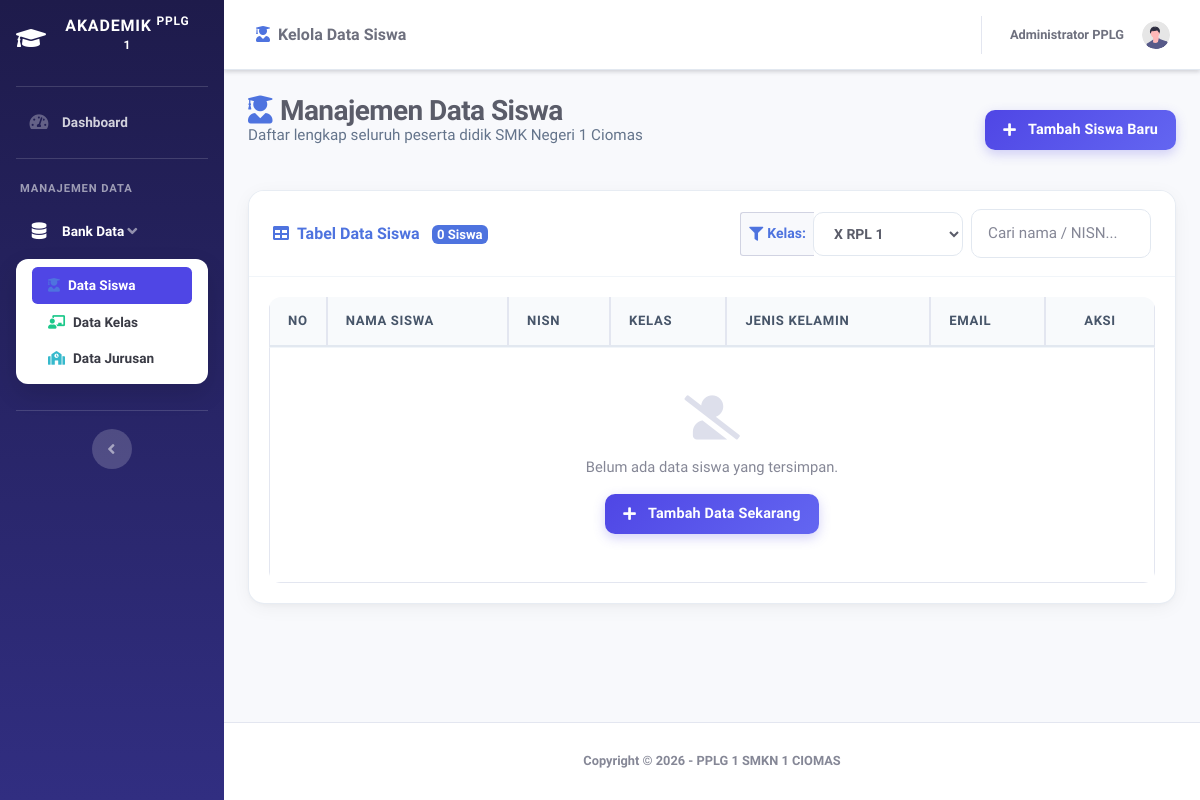
The page /siswa/siswa.php?kelas=X+RPL+1 on the database as committed earlier.
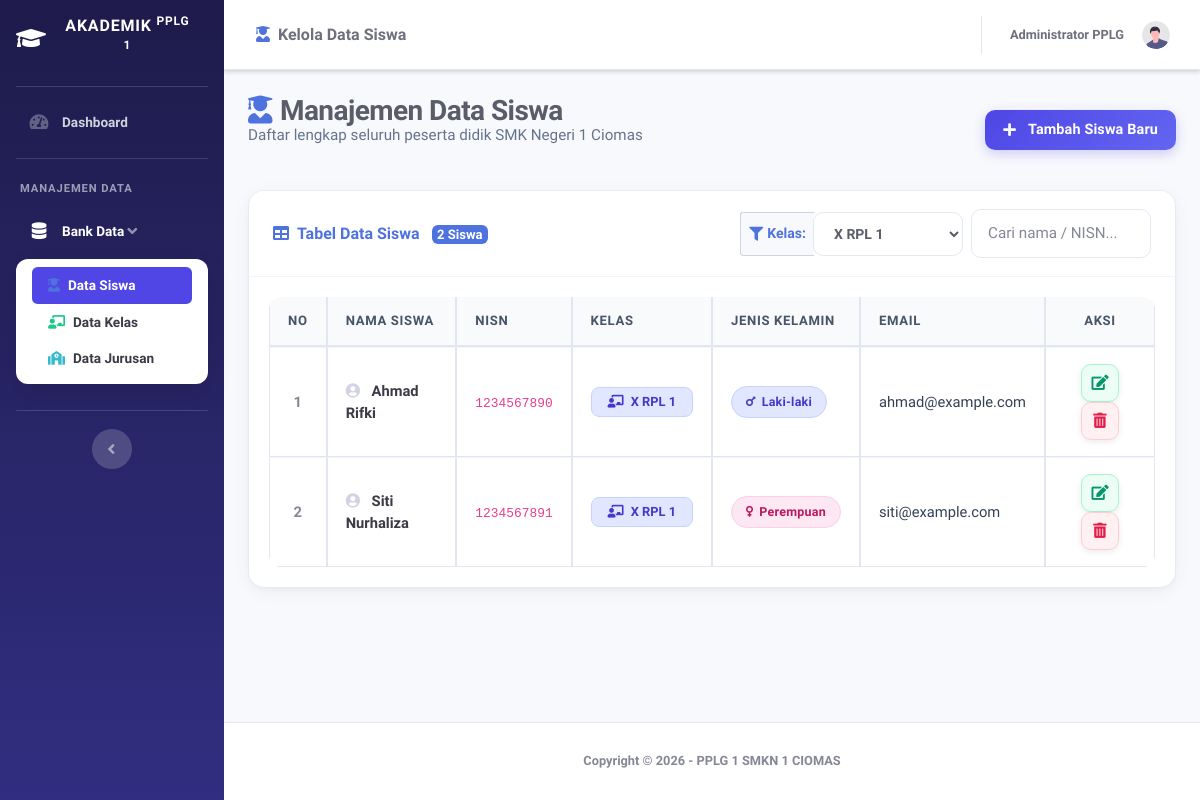
The same page on the database as committed later.
### tables this page shows
CREATE TABLE IF NOT EXISTS `siswa` (
  `id` int(11) NOT NULL AUTO_INCREMENT,
  `nama` varchar(100) NOT NULL,
  `nisn` varchar(20) NOT NULL,
  `email` varchar(100) NOT NULL,
  `jk` varchar(20) NOT NULL,
  `kelas` varchar(100) NOT NULL DEFAULT '',
  PRIMARY KEY (`id`)
);

### siswa/siswa.php (the view, shortened to what this page needs)
<?php
include '../db.php';
$list_kelas = mysqli_query($koneksi, "SELECT * FROM kelas ORDER BY nama ASC");
$filter_kelas = isset($_GET['kelas']) ? mysqli_real_escape_string($koneksi, trim($_GET['kelas'])) : '';
$where_sql = !empty($filter_kelas) ? "WHERE kelas = '$filter_kelas'" : "";
$data = mysqli_query($koneksi, "SELECT * FROM siswa $where_sql ORDER BY nama ASC");
$total_siswa = $data ? mysqli_num_rows($data) : 0;
?>
<!DOCTYPE html>
<html lang="id">
<head>
    <link href="../vendor/fontawesome-free/css/all.min.css" rel="stylesheet" type="text/css">
    <link href="../css/sb-admin-2.min.css" rel="stylesheet">
    <link href="../css/custom.css" rel="stylesheet">
</head>
<body id="page-top">
    <div id="wrapper">
        <ul class="navbar-nav bg-gradient-primary sidebar sidebar-dark accordion" id="accordionSidebar">
            <a class="sidebar-brand d-flex align-items-center justify-content-center" href="../index.php">
                <div class="sidebar-brand-icon rotate-n-15">
                    <i class="fas fa-graduation-cap fa-lg"></i>
                </div>
                <div class="sidebar-brand-text mx-3">AKADEMIK <sup>PPLG 1</sup></div>
            </a>
            <hr class="sidebar-divider my-0">
            <li class="nav-item">
                <a class="nav-link" href="../index.php">
                    <i class="fas fa-fw fa-tachometer-alt"></i>
                    <span>Dashboard</span>
                </a>
            </li>
            <hr class="sidebar-divider">
            <div class="sidebar-heading text-light font-weight-bold" style="font-size: 0.7rem; opacity: 0.8;">
                MANAJEMEN DATA
            </div>
            <li class="nav-item active">
                <a class="nav-link" href="#" data-toggle="collapse" data-target="#collapseTwo"
                    aria-expanded="true" aria-controls="collapseTwo">
                    <i class="fas fa-fw fa-database"></i>
                    <span>Bank Data</span>
                </a>
                <div id="collapseTwo" class="collapse show" aria-labelledby="headingTwo" data-parent="#accordionSidebar">
                    <div class="bg-white py-2 collapse-inner rounded">
                        <a class="collapse-item active" href="siswa.php"><i class="fas fa-user-graduate mr-2 text-primary"></i>Data Siswa</a>
                        <a class="collapse-item" href="kelas.php"><i class="fas fa-chalkboard-teacher mr-2 text-success"></i>Data Kelas</a>
                        <a class="collapse-item" href="jurusan.php"><i class="fas fa-school mr-2 text-info"></i>Data Jurusan</a>
                    </div>
                </div>
            </li>
            <hr class="sidebar-divider d-none d-md-block">
            <div class="text-center d-none d-md-inline">
                <button class="rounded-circle border-0" id="sidebarToggle"></button>
            </div>
        </ul>
        <div id="content-wrapper" class="d-flex flex-column">
            <div id="content">
                <nav class="navbar navbar-expand navbar-light bg-white topbar mb-4 static-top shadow-sm">
                    <div class="d-none d-sm-inline-block form-inline mr-auto ml-md-3 my-2 my-md-0 mw-100">
                        <span class="text-gray-700 font-weight-bold">
                            <i class="fas fa-user-graduate text-primary mr-2"></i>Kelola Data Siswa
                        </span>
                    </div>
                    <ul class="navbar-nav ml-auto">
                        <li class="nav-item dropdown no-arrow">
                            <a class="nav-link dropdown-toggle" href="#" id="userDropdown" role="button">
                                <span class="mr-3 d-none d-lg-inline text-gray-700 font-weight-bold small">Administrator PPLG</span>
                                <img class="img-profile rounded-circle" src="../img/undraw_profile.svg" width="36" height="36">
                            </a>
                        </li>
                    </ul>
                </nav>
                <div class="container-fluid">
                    <div class="d-sm-flex align-items-center justify-content-between mb-4">
                        <div>
                            <h1 class="h3 mb-0 text-gray-800">
                                <i class="fas fa-user-graduate mr-2 text-primary"></i>Manajemen Data Siswa
                            </h1>
                            <p class="page-subtitle">Daftar lengkap seluruh peserta didik SMK Negeri 1 Ciomas</p>
                        </div>
                        <a href="tambahsiswa.php" class="btn btn-primary shadow-sm">
                            <i class="fas fa-plus mr-1"></i> Tambah Siswa Baru
                        </a>
                    </div>
                    <div class="card shadow mb-4">
                        <div class="card-header py-3 d-flex flex-column flex-md-row align-items-md-center justify-content-between">
                            <div class="mb-2 mb-md-0">
                                <span class="font-weight-bold text-primary">
                                    <i class="fas fa-table mr-2"></i>Tabel Data Siswa
                                    <span id="badgeTotal" class="badge badge-primary ml-2" style="font-size: 0.82rem; border-radius: 6px;"><?= $total_siswa ?> Siswa</span>
                                </span>
                            </div>
                            <div class="d-flex flex-wrap align-items-center gap-2">
                                <div class="input-group input-group-sm mr-2 mb-2 mb-md-0" style="width: auto;">
                                    <div class="input-group-prepend">
                                        <span class="input-group-text bg-light font-weight-bold text-primary border-right-0">
                                            <i class="fas fa-filter mr-1"></i> Kelas:
                                        </span>
                                    </div>
                                    <select id="filterKelas" class="form-control form-control-sm font-weight-bold text-dark border-left-0" style="min-width: 150px; border-radius: 0 8px 8px 0;">
                                        <?php
                                        if ($list_kelas && mysqli_num_rows($list_kelas) > 0) {
                                            mysqli_data_seek($list_kelas, 0);
                                            while ($k = mysqli_fetch_array($list_kelas)) {
                                                $selected = ($filter_kelas == $k['nama']) ? 'selected' : '';
                                                echo '<option value="' . htmlspecialchars($k['nama']) . '" ' . $selected . '>' . htmlspecialchars($k['nama']) . '</option>';
                                            }
                                        }
                                        ?>
                                    </select>
                                </div>
                                <div class="form-inline mb-2 mb-md-0">
                                    <input type="text" id="searchInput" class="form-control form-control-sm" placeholder="Cari nama / NISN..." style="width: 180px; border-radius: 8px;">
                                </div>
                            </div>
                        </div>
                        <div class="card-body">
                            <div class="table-responsive">
                                <table class="table table-bordered" id="siswaTable" width="100%" cellspacing="0">
                                    <thead>
                                        <tr>
                                            <th class="text-center" width="50">No</th>
                                            <th>Nama Siswa</th>
                                            <th>NISN</th>
                                            <th>Kelas</th>
                                            <th>Jenis Kelamin</th>
                                            <th>Email</th>
                                            <th class="text-center" width="110">Aksi</th>
                                        </tr>
                                    </thead>
                                    <tbody>
                                        <?php
                                        $i = 1;
                                        if ($data && mysqli_num_rows($data) > 0) {
                                            while ($d = mysqli_fetch_array($data)) {
                                                $id_val = isset($d['id']) ? $d['id'] : (isset($d['id_siswa']) ? $d['id_siswa'] : (isset($d['nisn']) ? $d['nisn'] : ''));
                                                $kelas_siswa = !empty($d['kelas']) ? $d['kelas'] : '-';
                                        ?>
                                        <tr class="data-row" data-kelas="<?= htmlspecialchars($kelas_siswa) ?>">
                                            <td class="text-center font-weight-bold text-muted row-num"><?= $i++ ?></td>
                                            <td class="font-weight-bold text-gray-900">
                                                <i class="fas fa-user-circle text-gray-400 mr-2"></i>
                                                <?= htmlspecialchars($d['nama']) ?>
                                            </td>
                                            <td><code><?= htmlspecialchars($d['nisn']) ?></code></td>
                                            <td>
                                                <?php if ($kelas_siswa != '-'): ?>
                                                    <span class="badge badge-primary px-3 py-2" style="border-radius: 8px; font-weight: 700; font-size: 0.8rem; background: #e0e7ff; color: #4338ca; border: 1px solid #c7d2fe;">
                                                        <i class="fas fa-chalkboard-teacher mr-1"></i> <?= htmlspecialchars($kelas_siswa) ?>
                                                    </span>
                                                <?php else: ?>
                                                    <span class="badge badge-secondary px-2 py-1" style="border-radius: 6px;">Belum Diatur</span>
                                                <?php endif; ?>
                                            </td>
                                            <td>
                                                <?php if (isset($d['jk']) && ($d['jk'] == 'Laki-laki' || $d['jk'] == 'L')): ?>
                                                    <span class="badge-custom badge-laki"><i class="fas fa-mars"></i> Laki-laki</span>
                                                <?php else: ?>
                                                    <span class="badge-custom badge-perempuan"><i class="fas fa-venus"></i> Perempuan</span>
                                                <?php endif; ?>
                                            </td>
                                            <td><?= htmlspecialchars($d['email']) ?></td>
                                            <td class="text-center">
                                                <a href="editsiswa.php?id=<?= urlencode($id_val) ?>" class="btn-action btn-edit" title="Edit Data Siswa">
                                                    <i class="fas fa-edit"></i>
                                                </a>
                                                <button type="button"
                                                        class="btn-action btn-delete"
                                                        title="Hapus Siswa"
                                                        onclick="confirmDelete('<?= htmlspecialchars(addslashes($id_val)) ?>', '<?= htmlspecialchars(addslashes($d['nama'])) ?>')">
                                                    <i class="fas fa-trash-alt"></i>
                                                </button>
                                            </td>
                                        </tr>
                                        <?php
                                            }
                                        } else {
                                        ?>
                                        <tr id="emptyDefaultRow">
                                            <td colspan="7" class="text-center py-5 text-muted">
                                                <i class="fas fa-user-slash fa-3x mb-3 d-block text-gray-300"></i>
                                                Belum ada data siswa yang tersimpan.
                                                <br>
                                                <a href="tambahsiswa.php" class="btn btn-sm btn-primary mt-3">
                                                    <i class="fas fa-plus mr-1"></i> Tambah Data Sekarang
                                                </a>
                                            </td>
                                        </tr>
                                        <?php } ?>
                                    </tbody>
                                </table>
                            </div>
                        </div>
                    </div>
                </div>
            </div>
            <footer class="sticky-footer bg-white border-top">
                <div class="container my-auto">
                    <div class="copyright text-center my-auto font-weight-bold text-gray-600">
                        <span>Copyright &copy; <?= date('Y') ?> - PPLG 1 SMKN 1 CIOMAS</span>
                    </div>
                </div>
            </footer>
        </div>
    </div>
</body>
</html>

Rows that differ between the two databases and show on the page:
now on this page (row edited): siswa: nama "Ahmad Rifki", nisn "1234567890", kelas "X RPL 1", jk "Laki-laki" (drawn), email "ahmad@example.com"
now on this page (row edited): siswa: nama "Siti Nurhaliza", nisn "1234567891", kelas "X RPL 1", jk "Perempuan" (drawn), email "siti@example.com"
Other text that changed with them:
$total_siswa: "0" → "2"
text no longer shown: "Belum ada data siswa yang tersimpan. Tambah Data Sekarang"
